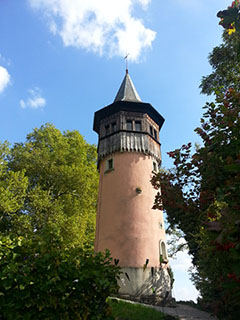
//> input picture opencv_project/chapter6/images/pixel_test.jpg, 240 x 320 px
$ ./pixel_value   (built with g++ and OpenCV 4)
//> lines starting //> are read from the running program, lines starting //| are printed output that depends on the picture; after the words box and inside, x2 and y2 are one past the last pixel; in counts of white or black regions, pixels touching at a corner belong together
#include <opencv2/opencv.hpp>
using namespace cv;
using namespace std;
int main()
{
	Mat image = imread("images/pixel_test.jpg", IMREAD_GRAYSCALE);
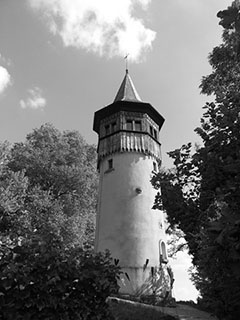
//> image: 320 rows x 240 cols, CV_8UC1; min 0, max 255, mean 115.7
	if (image.empty())
	{
		cout << "영상을 읽지 못 했습니다." << endl;
		exit(1);
	}

	Rect roi(135, 95, 20, 15);
	Mat roi_img = image(roi); //관심영역 <Mat생성>
	cout << "[roi_img] =" << endl;

	for (int i = 0; i < roi_img.rows; i++)
	{
		for (int j = 0; j < roi_img.cols; j++)
		{
			cout.width(5);
			cout << (int)roi_img.at<uchar>(i, j);
		}
		cout << endl;
	}
	//cout << roi_img << endl << endl;

	rectangle(image, roi, Scalar(255), 1);
//> image: 320 rows x 240 cols, CV_8UC1; 0.09% of pixels changed, all inside (x1, y1, x2, y2) = (135, 95, 155, 110)
	imshow("image", image);
	resize(roi_img, roi_img, Size(roi_img.cols*8, roi_img.rows*8));
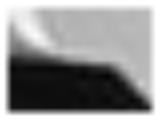
//> roi_img: 120 rows x 160 cols, CV_8UC1; min 2, max 255, mean 144
	imshow("roi image", roi_img);

	waitKey();
	return 0;
}

$ run again, with opencv_project/chapter6/images/bright.jpg copied over opencv_project/chapter6/images/pixel_test.jpg
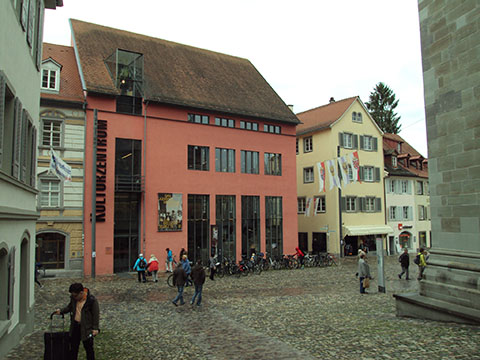
//> input picture opencv_project/chapter6/images/bright.jpg, 480 x 360 px
//> `Mat image = imread("images/pixel_test.jpg", IMREAD_GRAYSCALE);`:
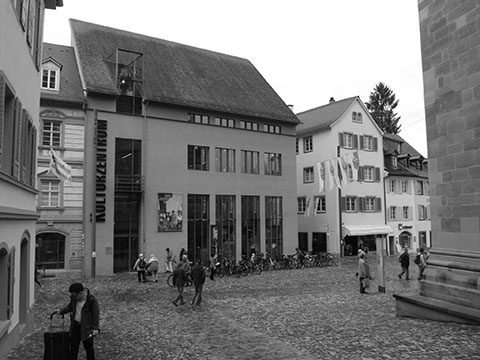
//> image: 360 rows x 480 cols, CV_8UC1; min 0, max 255, mean 121
//> `resize(roi_img, roi_img, Size(roi_img.cols*8, roi_img.rows*8));`:
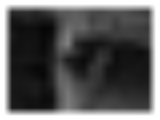
//> roi_img: 120 rows x 160 cols, CV_8UC1; min 5, max 255, mean 91.5

$ run again, with opencv_project/chapter6/images/color_model.jpg copied over opencv_project/chapter6/images/pixel_test.jpg
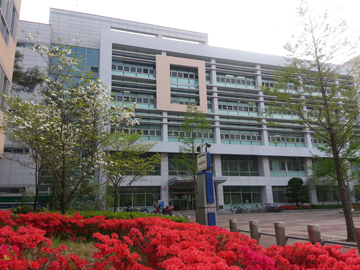
//> input picture opencv_project/chapter6/images/color_model.jpg, 360 x 270 px
//> `Mat image = imread("images/pixel_test.jpg", IMREAD_GRAYSCALE);`:
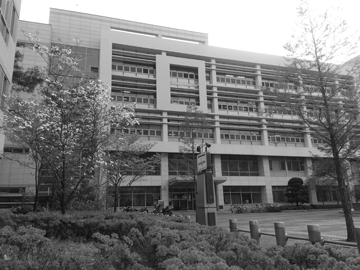
//> image: 270 rows x 360 cols, CV_8UC1; min 9, max 255, mean 120.4
//> `resize(roi_img, roi_img, Size(roi_img.cols*8, roi_img.rows*8));`:
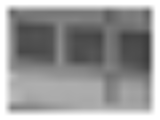
//> roi_img: 120 rows x 160 cols, CV_8UC1; min 60, max 255, mean 151.9

$ run again, with opencv_project/chapter6/images/color_space.jpg copied over opencv_project/chapter6/images/pixel_test.jpg
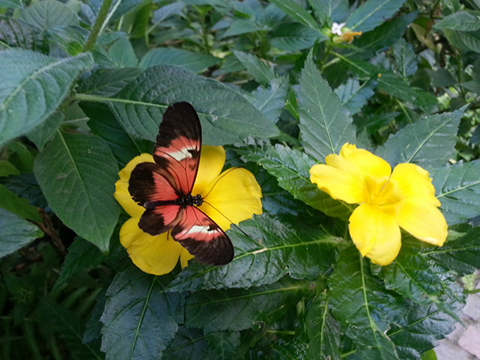
//> input picture opencv_project/chapter6/images/color_space.jpg, 480 x 360 px
//> `Mat image = imread("images/pixel_test.jpg", IMREAD_GRAYSCALE);`:
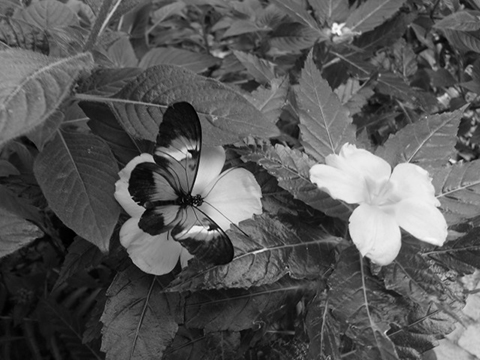
//> image: 360 rows x 480 cols, CV_8UC1; min 0, max 251, mean 87.3
//> `resize(roi_img, roi_img, Size(roi_img.cols*8, roi_img.rows*8));`:
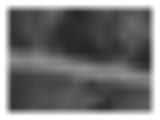
//> roi_img: 120 rows x 160 cols, CV_8UC1; min 37, max 255, mean 116.4
